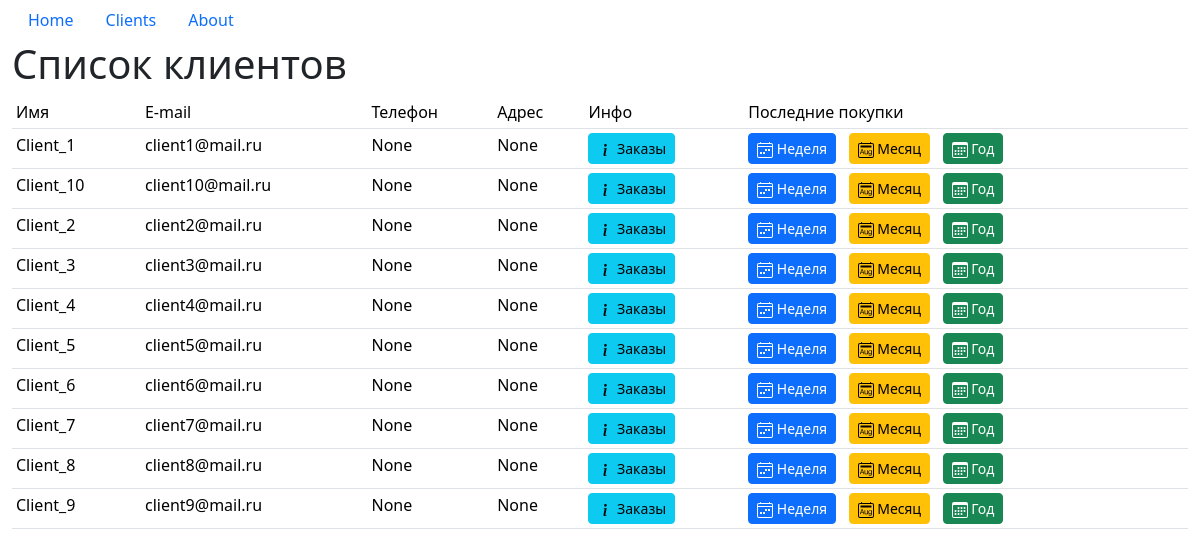
/clients/, run on the app's committed database.
### myapp/models.py (models this page shows, shortened)
class Client(models.Model):
    client_name = models.CharField(max_length=100, null=False)
    email = models.EmailField()
    password = models.CharField(max_length=100, null=False)
    phone = models.CharField(max_length=50, null=True)
    address = models.TextField(null=True)
    reg_date = models.DateField(auto_now_add=True)  # фиксируем создание
    class Meta:
        ordering = ['client_name']
        indexes = [
            models.Index(fields=['client_name']),
            models.Index(fields=['-reg_date']),
        ]

### myapp/views.py (the view)
# urls.py: path('clients/', views.clients_list, name='clients'),
def clients_list(request):
    clients = Client.objects.all()
    context = {'clients': clients}
    return render(request, 'clients_list.html', context)

### myapp/templates/clients_list.html (shortened to what this page needs)
{% extends 'base.html' %}
{% block content %}
<h1>Список клиентов</h1>
<table class="table table-sm table-hover table-responsive">
    <thead>
    <tr>
        <td>Имя</td>
        <td>E-mail</td>
        <td>Телефон</td>
        <td>Адрес</td>
        <td>Инфо</td>
        <td>Последние покупки</td>
    </tr>
    </thead>
    <tbody>
    {% if clients %}
    {% for client in clients %}
    <tr>
        <td>{{ client.client_name }}</td>
        <td>{{ client.email }}</td>
        <td>{{ client.phone }}</td>
        <td>{{ client.address }}</td>
        <td>
            <a class="btn btn-sm btn-info" href="orders/{{ client.pk }}">
                Заказы
            </a>
        </td>
        <td>
            <a class="btn btn-sm btn-primary" href="products/{{ client.pk }}/7">
                Неделя
            </a>
            <a class="btn btn-sm btn-warning" href="products/{{ client.pk }}/30">
                Месяц
            </a>
            <a class="btn btn-sm btn-success" href="products/{{ client.pk }}/365">
                Год
            </a>
        </td>
    </tr>
    {% endfor %}
    {% endif %}
    </tbody>
</table>
{% endblock %}

### myapp/templates/base.html (shortened to what this page needs)
<!doctype html>
{% load static %}
<html lang="en">
<head>
    <link rel="stylesheet" href="{% static "bootstrap/css/bootstrap.css" %}">
</head>
<body>
    <div class="container-fluid">
        <section>
            <nav class="nav">
              <a class="nav-link" href="/">Home</a>
              <a class="nav-link" href="/clients">Clients</a>
              <a class="nav-link" href="/about">About</a>
            </nav>
        </section>
        <section>
        {% block content %}{% endblock %}
        </section>
    </div>
</body>
</html>

### data on the page
Client: client_name "Client_1", email "client1@mail.ru", phone "None", address "None"
Client: client_name "Client_10", email "client10@mail.ru", phone "None", address "None"
Client: client_name "Client_2", email "client2@mail.ru", phone "None", address "None"
Client: client_name "Client_3", email "client3@mail.ru", phone "None", address "None"
Client: client_name "Client_4", email "client4@mail.ru", phone "None", address "None"
Client: client_name "Client_5", email "client5@mail.ru", phone "None", address "None"
Client: client_name "Client_6", email "client6@mail.ru", phone "None", address "None"
Client: client_name "Client_7", email "client7@mail.ru", phone "None", address "None"
Client: client_name "Client_8", email "client8@mail.ru", phone "None", address "None"
Client: client_name "Client_9", email "client9@mail.ru", phone "None", address "None"
